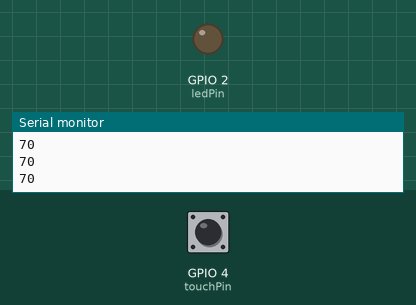
The sketch below on a simulated ESP32. Parts: output pins drawn as LEDs (lit = HIGH), the last lines printed to the serial monitor. The test bench sets the inputs (shaded band); at power-on: GPIO 4 (touchPin) HIGH.

Above: at 1.2 s.
1.3 s: GPIO 4 (touchPin) pulled LOW for 0.15 s
At 1.4 s:
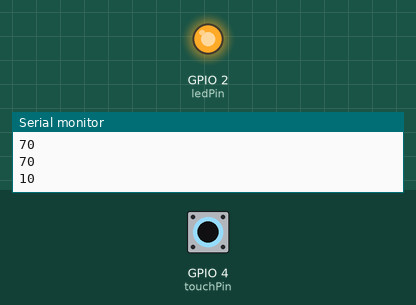
3.0 s: GPIO 4 (touchPin) pulled LOW for 3.2 s
At 6.8 s:
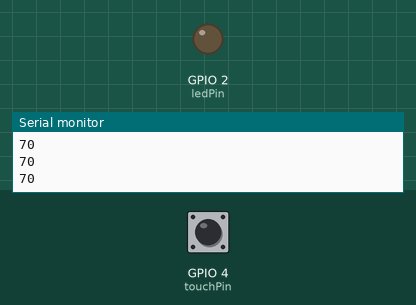
Timing chart, 0 to 8.3 s (numbered marks = the images above; inputs shaded):
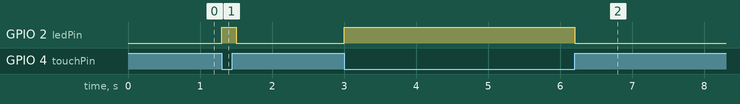

The sketch:

main.ino
```cpp
const int touchPin = 4;
const int ledPin = 2;

int touchValue;

void setup() {
  pinMode(ledPin, OUTPUT);
  Serial.begin(115200);
}

void loop() {

  touchValue = touchRead(touchPin);
  Serial.println(touchValue);

  if (touchValue < 30) {
    digitalWrite(ledPin, HIGH);
  }
  else {
    digitalWrite(ledPin, LOW);
  }

  delay(100);
}
```

Measured:
- after the input at 1.3 s, GPIO 2 (ledPin): LOW → HIGH at once, → LOW 0.20 s later
- after the input at 3.0 s, GPIO 2 (ledPin): LOW → HIGH at once, → LOW 3.2 s later
